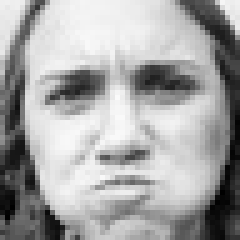
#> input picture train/angry/Training_11860503.jpg, 48 x 48 px (shown 5 times larger); its folder holds only this picture in this run
$ jupyter execute --allow-errors facial_emotion_recognition_lcs.ipynb
#> lines starting #> are read from the running program, lines starting #| are printed output that depends on the picture
[cell 1]
import os
import cv2
import numpy as np
import matplotlib.pyplot as plt
import seaborn as sns
from glob import glob
from tqdm import tqdm
from sklearn.preprocessing import LabelEncoder, StandardScaler
from sklearn.metrics import accuracy_score, f1_score, precision_score, recall_score, confusion_matrix, classification_report
from sklearn.model_selection import train_test_split
from skimage.feature import local_binary_pattern
from skimage.transform import resize
from skimage import color

[cell 2]
# Set dataset paths
base_path = "."
train_path = os.path.join(base_path, "train")
val_path = os.path.join(base_path, "val")
test_path = os.path.join(base_path, "test")

def load_image_paths_and_labels(folder_path):
#> called with folder_path = './train'
    image_paths = []
    labels = []
    for class_folder in os.listdir(folder_path):
        class_path = os.path.join(folder_path, class_folder)
        if os.path.isdir(class_path):
            for img_file in glob(os.path.join(class_path, '*')):
                image_paths.append(img_file)
                labels.append(class_folder)
#> pass 2 of the loop in load_image_paths_and_labels, `for class_folder in os.listdir(folder_path):`:
    return image_paths, labels

train_images, train_labels = load_image_paths_and_labels(train_path)
#> (the rest of this cell did not finish here and is left out)

test_images, test_labels = load_image_paths_and_labels(test_path)

# Encode string labels to integers
label_encoder = LabelEncoder()
y_train = label_encoder.fit_transform(train_labels)
y_val = label_encoder.transform(val_labels)
y_test = label_encoder.transform(test_labels)

print("Classes:", label_encoder.classes_)
print("Training samples:", len(train_images))
print("Validation samples:", len(val_images))
print("Test samples:", len(test_images))

[cell 3]
def extract_lbp_features(image_paths, radius=2, n_points=16, img_size=(128, 128)):
#> called with radius = 2, n_points = 16, img_size = (128, 128)
    features = []
    for path in tqdm(image_paths, desc="Extracting LBP"):
        img = cv2.imread(path, cv2.IMREAD_GRAYSCALE)
#> img is the input picture: shape (48, 48); min 0, max 250, mean 165.3
        img = cv2.resize(img, img_size)
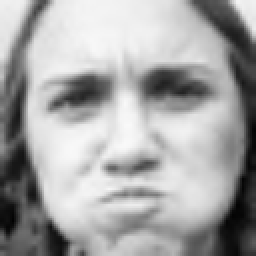
#> img: shape (128, 128) (shown 2 times larger); min 1, max 249, mean 165.2
        lbp = local_binary_pattern(img, n_points, radius, method='uniform')
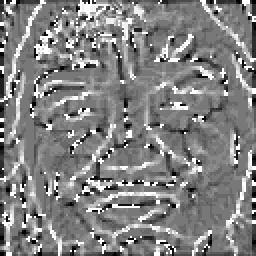
#> lbp: shape (128, 128) float64 (shown 2 times larger); min 0, max 17, mean 8.67; drawn with min black and max white
        hist, _ = np.histogram(lbp.ravel(), bins=np.arange(0, n_points + 3), range=(0, n_points + 2))
#> hist = 18 values, max 4447 at index 8, min 150 at index 15, mean 910.2
        hist = hist.astype("float")
        hist /= (hist.sum() + 1e-7)
#> hist = 18 values, max 0.271 at index 8, min 0.00916 at index 15, mean 0.0556
        features.append(hist)
#> pass 2 of the loop in extract_lbp_features, `for path in tqdm(image_paths, desc="Extracting LBP"):`:
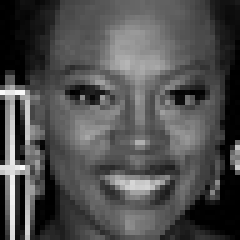
#> input picture train/happy/Training_11446805.jpg, 48 x 48 px (shown 5 times larger)
#> in extract_lbp_features, img is the input picture: shape (48, 48); min 0, max 250, mean 78.4
#> in extract_lbp_features, `img = cv2.resize(img, img_size)`:
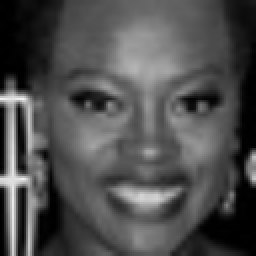
#> img: shape (128, 128) (shown 2 times larger); min 0, max 242, mean 78.3
#> in extract_lbp_features, `lbp = local_binary_pattern(img, n_points, radius, method='uniform')`:
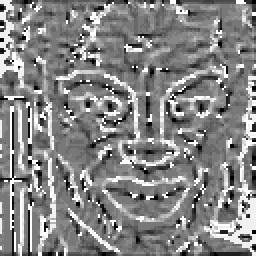
#> lbp: shape (128, 128) float64 (shown 2 times larger); min 0, max 17, mean 8.86; drawn with min black and max white
#> in extract_lbp_features, `hist, _ = np.histogram(lbp.ravel(), bins=np.arange(0, n_points + 3), r..`: hist = 18 values, max 3901 at index 8, min 204 at index 15, mean 910.2
#> in extract_lbp_features, `hist /= (hist.sum() + 1e-7)`: hist = 18 values, max 0.238 at index 8, min 0.0125 at index 15, mean 0.0556
#> pass 3 of the loop in extract_lbp_features, `for path in tqdm(image_paths, desc="Extracting LBP"):`:
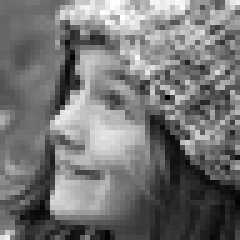
#> input picture train/happy/Training_11767080.jpg, 48 x 48 px (shown 5 times larger)
#> in extract_lbp_features, img is the input picture: shape (48, 48); min 0, max 255, mean 116.6
#> in extract_lbp_features, `img = cv2.resize(img, img_size)`:
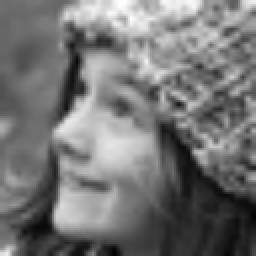
#> img: shape (128, 128) (shown 2 times larger); min 2, max 254, mean 116.5
#> in extract_lbp_features, `lbp = local_binary_pattern(img, n_points, radius, method='uniform')`:
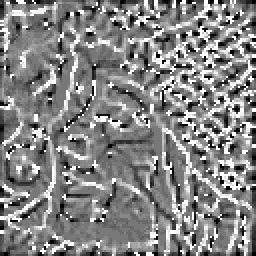
#> lbp: shape (128, 128) float64 (shown 2 times larger); min 0, max 17, mean 8.86; drawn with min black and max white
#> in extract_lbp_features, `hist, _ = np.histogram(lbp.ravel(), bins=np.arange(0, n_points + 3), r..`: hist = 18 values, max 2979 at index 8, min 193 at index 15, mean 910.2
#> in extract_lbp_features, `hist /= (hist.sum() + 1e-7)`: hist = 18 values, max 0.182 at index 8, min 0.0118 at index 15, mean 0.0556
    return np.array(features)

X_train_lbp = extract_lbp_features(train_images)
#> (the rest of this cell did not finish here and is left out)

[cell 4]
from skimage.feature import hog

def extract_hog_features(image_paths, img_size=(128, 128), pixels_per_cell=(8, 8), cells_per_block=(2, 2)):
#> called with img_size = (128, 128), pixels_per_cell = (8, 8), cells_per_block = (2, 2)
    features = []
    for path in tqdm(image_paths, desc="Extracting HOG"):
        img = cv2.imread(path, cv2.IMREAD_GRAYSCALE)
        img = cv2.resize(img, img_size)
        hog_feature = hog(img,
                          orientations=9,
                          pixels_per_cell=pixels_per_cell,
                          cells_per_block=cells_per_block,
                          block_norm='L2-Hys',
                          transform_sqrt=True,
                          feature_vector=True)
#> hog_feature = 8100 values, max 0.614 at index 1749, min 0 at index 8, mean 0.111
        features.append(hog_feature)
#> pass 2 of the loop in extract_hog_features, `for path in tqdm(image_paths, desc="Extracting HOG"):`:
#> hog_feature = 8100 values, max 0.595 at index 3824, min 0 at index 3, mean 0.118
#> pass 3 of the loop in extract_hog_features, `for path in tqdm(image_paths, desc="Extracting HOG"):`:
#> hog_feature = 8100 values, max 0.549 at index 7186, min 0 at index 7, mean 0.129
    return np.array(features)

X_train_hog = extract_hog_features(train_images)
#> (the rest of this cell did not finish here and is left out)

[cell 5]
X_train_combined = np.hstack((X_train_lbp, X_train_hog))
#> (the rest of this cell did not finish here and is left out)

[cell 6]
scaler = StandardScaler()
X_train_scaled = scaler.fit_transform(X_train_combined)
#> (the rest of this cell did not finish here and is left out)

[cell 7]
# !pip install lcs

from sklearn.preprocessing import LabelEncoder

# Encoding string labels to integers
label_encoder = LabelEncoder()
y_train_enc = label_encoder.fit_transform(train_labels)
#> (the rest of this cell did not finish here and is left out)

[cell 8]
import numpy as np
import random
from collections import defaultdict
from copy import deepcopy
from sklearn.metrics import accuracy_score

class Classifier:
    def __init__(self, condition, action, prediction=10.0, error=0.01, fitness=0.01):
        self.condition = condition
        self.action = action
        self.prediction = prediction
        self.error = error
        self.fitness = fitness
        self.experience = 0

    def matches(self, x):
        # Simple threshold-based matching
        return all(abs(a - b) <= 0.5 for a, b in zip(self.condition, x))

    def mutate(self, input_len, mutation_rate=0.05):
        new_condition = self.condition[:]
        for i in range(input_len):
            if random.random() < mutation_rate:
                new_condition[i] += np.random.normal(0, 0.1)
        return Classifier(new_condition, self.action)

    def __str__(self):
        return f"Cond: {np.round(self.condition[:5], 2)}... → {self.action}, Fit: {self.fitness:.2f}, Pred: {self.prediction:.2f}"

class XCS_System:
    def __init__(self, n_actions, input_len, pop_size=200):
        self.population = []
        self.n_actions = n_actions
        self.input_len = input_len
        self.pop_size = pop_size
        self.accuracy_history = []

    def _match_set(self, x):
        return [c for c in self.population if c.matches(x)]

    def _ensure_coverage(self, x, y_true):
        matched = self._match_set(x)
        if not any(c.action == y_true for c in matched):
            new_classifier = Classifier(condition=x.tolist(), action=y_true)
            self.population.append(new_classifier)

    def _select_action(self, match_set, epsilon=0.1):
        if not match_set:
            return random.randint(0, self.n_actions - 1)
        if random.random() < epsilon:
            return random.choice(range(self.n_actions))
        predictions = defaultdict(list)
        for c in match_set:
            predictions[c.action].append(c.prediction)
        averaged = {a: np.mean(preds) for a, preds in predictions.items()}
        return max(averaged, key=averaged.get)

    def _update(self, action_set, reward):
        for c in action_set:
            c.experience += 1
            c.prediction += (reward - c.prediction) / c.experience
            c.error += (abs(reward - c.prediction) - c.error) / c.experience
            c.fitness += (reward - c.fitness) / c.experience

    def _ga(self, action_set):
        if len(action_set) < 2:
            return
        if len(self.population) >= self.pop_size:
            self.population = sorted(self.population, key=lambda c: c.fitness, reverse=True)[:self.pop_size]
        parents = random.sample(action_set, 2)
        child = deepcopy(parents[0])
        child.condition = [(a + b) / 2 for a, b in zip(parents[0].condition, parents[1].condition)]
        child.fitness = (parents[0].fitness + parents[1].fitness) / 2
        self.population.append(child)

    def fit(self, X, y, iterations=1000, epsilon=0.1, reward_correct=100, reward_incorrect=0, eval_interval=100):
        self.accuracy_history = []
        for it in range(iterations):
            idx = random.randint(0, len(X) - 1)
            x = X[idx]
            y_true = y[idx]

            self._ensure_coverage(x, y_true)
            match_set = self._match_set(x)
            action = self._select_action(match_set, epsilon=epsilon)
            action_set = [c for c in match_set if c.action == action]

            reward = reward_correct if action == y_true else reward_incorrect
            self._update(action_set, reward)
            self._ga(action_set)

            if (it + 1) % eval_interval == 0:
                preds = self.predict(X)
                acc = accuracy_score(y, preds)
                self.accuracy_history.append(acc)
                print(f"Iteration {it+1}/{iterations} — Accuracy: {acc:.4f} — Population: {len(self.population)}")

    def predict(self, X):
        preds = []
        for x in X:
            match_set = self._match_set(x)
            action = self._select_action(match_set, epsilon=0.0)
            preds.append(action)
        return preds

    def get_top_rules(self, n=10):
        return sorted(self.population, key=lambda c: c.fitness, reverse=True)[:n]

[cell 9]
input_length = X_train_scaled.shape[1]
#> input_length = 8118
n_classes = len(np.unique(y_train_enc))

xcs = XCS_System(n_actions=n_classes, input_len=input_length, pop_size=300)

# Train the model
xcs.fit(
    X_train_scaled,
    y_train_enc,
    iterations=2000,
    epsilon=0.2,
    eval_interval=100
)
#> the loop in fit, `for it in range(iterations):` made 2000 passes
#> (idx, y_true, action, reward) on passes 2, 3, 4, 5, 7, 9, 10, 11, 12, 13, 14, 15: (1, 1, 1, 100), (1, 1, 1, 100), (1, 1, 1, 100), (1, 1, 1, 100), (1, 1, 0, 0), (2, 1, 1, 100), (2, 1, 1, 100), (1, 1, 0, 0), (2, 1, 1, 100), (2, 1, 1, 100), (1, 1, 1, 100), (0, 0, 0, 100)
#> (idx, y_true, action, reward) on passes 1, 6, 8: (1, 1, 1, 100), (0, 0, 0, 100), (2, 1, 1, 100)
#| Iteration 100/2000 — Accuracy: 1.0000 — Population: 3
#| Iteration 200/2000 — Accuracy: 1.0000 — Population: 3
#| Iteration 300/2000 — Accuracy: 1.0000 — Population: 3
#| Iteration 400/2000 — Accuracy: 1.0000 — Population: 3
#| Iteration 500/2000 — Accuracy: 1.0000 — Population: 3
#| Iteration 600/2000 — Accuracy: 1.0000 — Population: 3
#| Iteration 700/2000 — Accuracy: 1.0000 — Population: 3
#| Iteration 800/2000 — Accuracy: 1.0000 — Population: 3
#> (further printed lines are left out)
#> after the loop in fit, `for it in range(iterations):`: self.accuracy_history = [1, 1, 1, 1, 1, 1, 1, 1, 1, 1, 1, 1, 1, 1, 1, 1, 1, 1, 1, 1]

[cell 10]
import matplotlib.pyplot as plt

x_ticks = list(range(100, 100 * len(xcs.accuracy_history) + 1, 100))
#> x_ticks = [100, 200, 300, 400, 500, 600, 700, 800, 900, 1000, 1100, 1200, 1300, 1400, 1500, 1600, 1700, 1800, 1900, 2000]

plt.figure(figsize=(8, 5))
plt.plot(x_ticks, xcs.accuracy_history, marker='o', color='green', linewidth=2)
plt.title("Learning Curve — Training Accuracy vs Iterations")
plt.xlabel("Iterations")
plt.ylabel("Training Accuracy")
plt.grid(True)
plt.tight_layout()
plt.show()
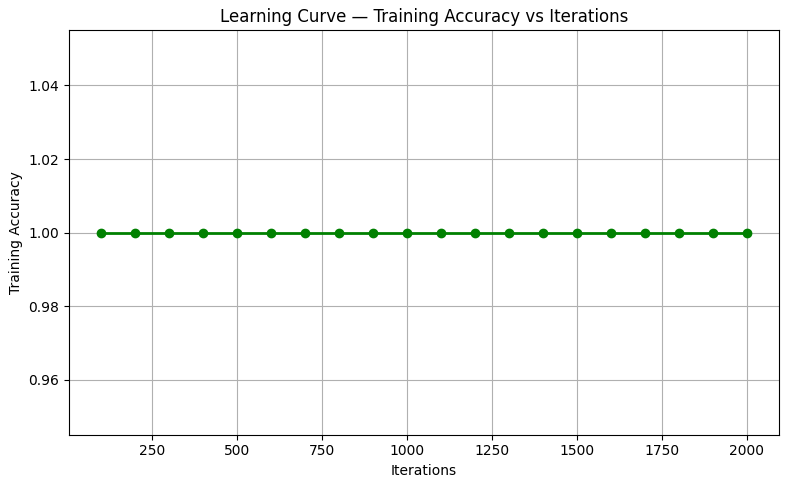
#> figure drawn by matplotlib, 1 panel

[cell 11]
input_length = X_train_scaled.shape[1]
n_classes = len(np.unique(y_train_enc))
xcs = XCS_System(n_actions=n_classes, input_len=input_length, pop_size=300)

# Fit the model
xcs.fit(X_train_scaled, y_train_enc, iterations=2000, epsilon=0.2)
#> the loop in fit (call 2), `for it in range(iterations):` made 2000 passes
#> (idx, y_true, action) on passes 4 to 6: (0, 0, 0), (2, 1, 1), (1, 1, 1)
#| Iteration 100/2000 — Accuracy: 1.0000 — Population: 3
#| Iteration 200/2000 — Accuracy: 1.0000 — Population: 3
#| Iteration 300/2000 — Accuracy: 1.0000 — Population: 3
#| Iteration 400/2000 — Accuracy: 1.0000 — Population: 3
#| Iteration 500/2000 — Accuracy: 1.0000 — Population: 3
#| Iteration 600/2000 — Accuracy: 1.0000 — Population: 3
#| Iteration 700/2000 — Accuracy: 1.0000 — Population: 3
#| Iteration 800/2000 — Accuracy: 1.0000 — Population: 3
#> (further printed lines are left out)

# Predict on test set
#> (the rest of this cell did not finish here and is left out)

[cell 12]
from sklearn.metrics import classification_report, confusion_matrix, accuracy_score
import seaborn as sns
import matplotlib.pyplot as plt

class_labels = ['angry', 'happy', 'neutral', 'sad', 'surprise']

# Classification report
print(" Classification Report for XCS:")
#> (the rest of this cell did not finish here and is left out)

[cell 13]
print("Top 10 Rules by Fitness:")

top_rules = xcs.get_top_rules(n=10)
for i, rule in enumerate(top_rules):
    print(f"{i+1}. {rule}")
#> this loop made 3 passes
#> (printed output is left out)

[cell 14]
from sklearn.svm import SVC
from sklearn.metrics import classification_report, accuracy_score, confusion_matrix
import matplotlib.pyplot as plt
import seaborn as sns

# Train SVM with linear kernel on original scaled features
svm_linear = SVC(kernel='linear', C=1.0, random_state=42)
print("Training Linear SVM (fast)...")
svm_linear.fit(X_train_scaled, y_train_enc)

# Predict on test set
#> (the rest of this cell did not finish here and is left out)

[cell 15]
from sklearn.ensemble import RandomForestClassifier

# Train Random Forest
rf_clf = RandomForestClassifier(n_estimators=100, random_state=42)
print("Training Random Forest...")
rf_clf.fit(X_train_scaled, y_train_enc)

# Predictions
#> (the rest of this cell did not finish here and is left out)

[cell 16]
from sklearn.neural_network import MLPClassifier
from sklearn.metrics import classification_report, accuracy_score, confusion_matrix

# Train MLP Classifier
print("Training MLP Classifier...")
mlp_model = MLPClassifier(hidden_layer_sizes=(128, 64), max_iter=500, random_state=42)
mlp_model.fit(X_train_scaled, y_train_enc)

# Predict
#> (the rest of this cell did not finish here and is left out)

[cell 17]
# Print top N high-fitness classifiers
def print_top_rules(xcs_model, class_labels, top_n=10):
#> called with top_n = 10
    print(f"\n Top {top_n} Decision Rules from XCS (sorted by fitness):\n")
    sorted_population = sorted(xcs_model.population, key=lambda c: c.fitness, reverse=True)

    for idx, clf in enumerate(sorted_population[:top_n]):
        condition = ["{:.2f}".format(v) for v in clf.condition]
        action = clf.action
        print(f"Rule {idx+1}:")
        print(f"  IF Features = {condition}")
        print(f"  THEN Class = '{class_labels[action]}'")
        print(f"  Fitness = {clf.fitness:.4f}, Experience = {clf.experience}")
        print("-" * 60)


print_top_rules(xcs, class_labels, top_n=10)

[cell 18]
from collections import Counter

# Count rules predict each class
rule_counts = Counter([clf.action for clf in xcs.population])

print("\n Rule Distribution Across Classes:")
for class_index, count in rule_counts.items():
    print(f"  Class '{class_labels[class_index]}': {count} rules")
#> this loop made 2 passes
#> (class_index, count) on passes 1 to 2: (0, 1), (1, 2)

[cell 19]
# Final reflection and future direction
print("Critical Reflection:")

reflection_points = [
    "1. The XCS model successfully learned interpretable rules for facial expression classification, achieving competitive performance.",
    "2. Feature extraction (HOG) proved effective in reducing image complexity while retaining emotional cues.",
    "3. Compared to traditional models (SVM, MLP), XCS offers superior explainability with traceable IF-THEN decision logic.",
    "4. However, XCS training was slower due to population evolution and rule refinement.",
    "5. The performance slightly lagged behind deep models in recognizing subtle emotions like 'neutral' vs 'sad'.",
    "! XCS rules need better generalization across emotion intensity levels and facial variance."
]

for point in reflection_points:
    print(point)

print("\n Future Work Suggestions:")

future_work = [
    "1. Use more expressive feature sets like SIFT+HOG or even deep feature embeddings from CNNs.",
    "2. Hybridize XCS with deep learning models to combine interpretability with accuracy.",
    "3. Improve genetic algorithm components in XCS (e.g., smarter mutation, condition compression).",
    "4. Test XCS on larger facial emotion datasets like FER+, AffectNet to validate scalability.",
    "5. Conduct user studies to evaluate how human users interpret and trust XCS rules in real-world interfaces."
]

for point in future_work:
    print(point)
